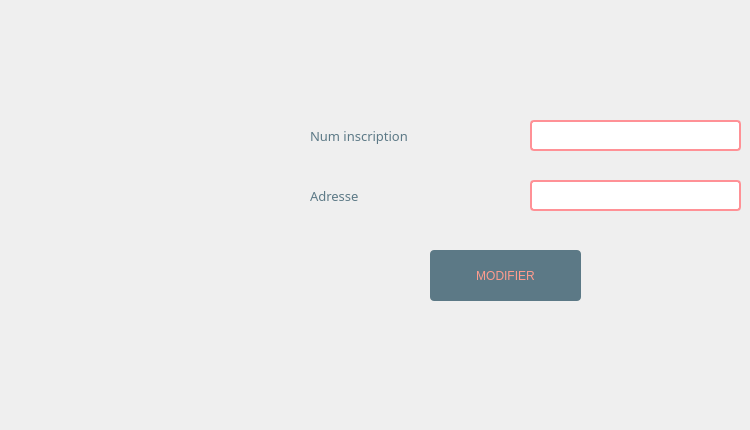
         <widget class="QWidget" name="tab_27">
          <attribute name="title">
           <string>Adresse</string>
          </attribute>
          <widget class="QPushButton" name="supprimer_4">
           <property name="geometry">
            <rect>
             <x>430</x>
             <y>250</y>
             <width>151</width>
             <height>51</height>
            </rect>
           </property>
           <property name="styleSheet">
            <string notr="true">color: rgb(67, 87, 97);
selection-color: rgb(255, 255, 255);
selection-color: rgb(85, 170, 255);
selection-color: rgb(255, 114, 94);
selection-background-color: rgb(158, 109, 96);
selection-color: qlineargradient(spread:pad, x1:0, y1:0, x2:1, y2:0, stop:0 rgba(0, 0, 0, 255), stop:1 rgba(255, 255, 255, 255));
color: qlineargradient(spread:pad, x1:0, y1:0, x2:1, y2:0, stop:0 rgba(0, 0, 0, 255), stop:1 rgba(255, 255, 255, 255));
border-bottom-color: rgb(157, 109, 96);
alternate-background-color: rgb(156, 107, 94);
color: rgb(255, 156, 142);
background-color: rgb(255, 156, 142);
border-radius: 4px;
font: 87 12pt &quot;Segoe UI Black&quot;;
background-color: rgb(92, 121, 134);</string>
           </property>
           <property name="text">
            <string>MODIFIER</string>
           </property>
          </widget>
          <widget class="QLabel" name="erreurni_supp_6">
           <property name="geometry">
            <rect>
             <x>530</x>
             <y>150</y>
             <width>211</width>
             <height>20</height>
            </rect>
           </property>
           <property name="styleSheet">
            <string notr="true">color: rgb(255, 156, 142);
font: 87 9pt &quot;Segoe UI Black&quot;;
</string>
           </property>
           <property name="text">
            <string/>
           </property>
          </widget>
          <widget class="QLabel" name="label_22">
           <property name="geometry">
            <rect>
             <x>310</x>
             <y>90</y>
             <width>231</width>
             <height>91</height>
            </rect>
           </property>
           <property name="font">
            <font>
             <family>Segoe UI Black</family>
             <pointsize>10</pointsize>
             <weight>10</weight>
             <italic>false</italic>
             <bold>false</bold>
            </font>
           </property>
           <property name="styleSheet">
            <string notr="true">color: rgb(92, 121, 134);</string>
           </property>
           <property name="text">
            <string>Num inscription</string>
           </property>
          </widget>
          <widget class="QLabel" name="erreurni_supp_7">
           <property name="geometry">
            <rect>
             <x>530</x>
             <y>210</y>
             <width>211</width>
             <height>20</height>
            </rect>
           </property>
           <property name="styleSheet">
            <string notr="true">color: rgb(255, 156, 142);
font: 87 9pt &quot;Segoe UI Black&quot;;
</string>
           </property>
           <property name="text">
            <string/>
           </property>
          </widget>
          <widget class="QLabel" name="label_28">
           <property name="geometry">
            <rect>
             <x>310</x>
             <y>150</y>
             <width>231</width>
             <height>91</height>
            </rect>
           </property>
           <property name="font">
            <font>
             <family>Segoe UI Black</family>
             <pointsize>10</pointsize>
             <weight>10</weight>
             <italic>false</italic>
             <bold>false</bold>
            </font>
           </property>
           <property name="styleSheet">
            <string notr="true">color: rgb(92, 121, 134);</string>
           </property>
           <property name="text">
            <string>Adresse</string>
           </property>
          </widget>
          <widget class="QLineEdit" name="tel_3">
           <property name="geometry">
            <rect>
             <x>530</x>
             <y>180</y>
             <width>211</width>
             <height>31</height>
            </rect>
           </property>
           <property name="styleSheet">
            <string notr="true">color: rgb(92, 121, 134);
font: 10pt &quot;Tw Cen MT Condensed Extra Bold&quot;;
border: 2px solid rgb(255, 145, 150);
border-radius: 4px;</string>
           </property>
          </widget>
          <widget class="QLabel" name="sucess_sup_6">
           <property name="geometry">
            <rect>
             <x>370</x>
             <y>300</y>
             <width>301</width>
             <height>121</height>
            </rect>
           </property>
           <property name="font">
            <font>
             <family>Segoe UI Black</family>
             <pointsize>20</pointsize>
             <weight>10</weight>
             <italic>false</italic>
             <bold>false</bold>
            </font>
           </property>
           <property name="styleSheet">
            <string notr="true">color: rgb(92, 121, 134);
font: 87 20pt &quot;Segoe UI Black&quot;;
</string>
           </property>
           <property name="text">
            <string/>
           </property>
          </widget>
          <widget class="QLineEdit" name="ni_supp_3">
           <property name="geometry">
            <rect>
             <x>530</x>
             <y>120</y>
             <width>211</width>
             <height>31</height>
            </rect>
           </property>
           <property name="styleSheet">
            <string notr="true">color: rgb(92, 121, 134);
font: 10pt &quot;Tw Cen MT Condensed Extra Bold&quot;;
border: 2px solid rgb(255, 145, 150);
border-radius: 4px;
</string>
           </property>
          </widget>
         </widget>
